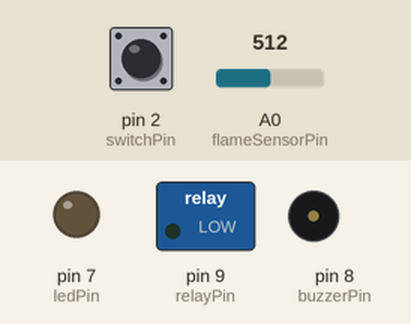
This sketch was run on a simulated Arduino Uno, built with avr-gcc and run on an emulated ATmega328P. Parts: switched loads named in the sketch (green lamp = pin HIGH), output pins drawn as LEDs (lit = HIGH), buzzer (waves = sounding, pin HIGH). The inputs (shaded band) are chosen by the test bench; at power-on: pin 2 (switchPin) HIGH, A0 (flameSensorPin) = 512. What the sketch prints to the serial monitor is not drawn.

Above: at 1.4 s.
1.5 s: pin 2 (switchPin) pulled LOW for 0.35 s
At 2.0 s:
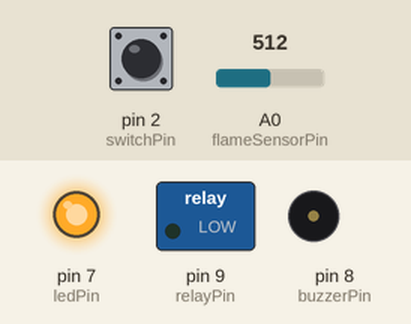
3.6 s: pin 2 (switchPin) pulled LOW for 3.2 s
At 8.2 s:
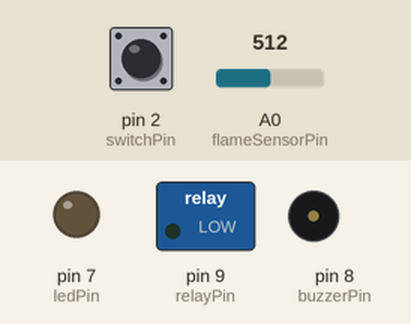
8.5 s: pin 2 (switchPin) driven LOW
At 9.9 s:
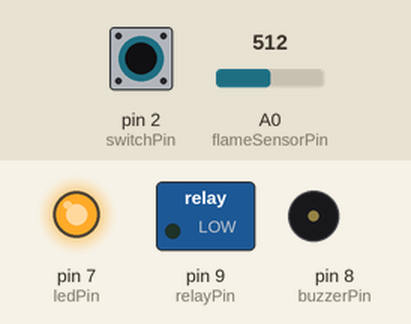
11.5 s: A0 (flameSensorPin) set to 110
14.5 s: A0 (flameSensorPin) set to 93
At 15.9 s:
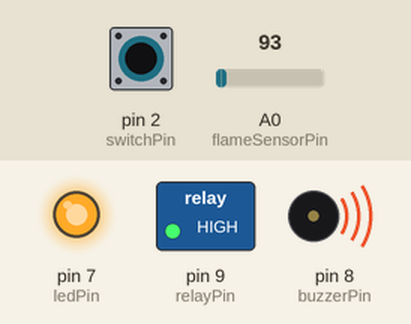
16.3 s: A0 (flameSensorPin) set to 122
At 17.2 s:
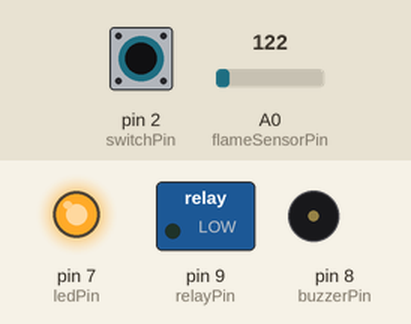
Timing chart, 0 to 18.8 s (numbered marks = the images above; inputs shaded):
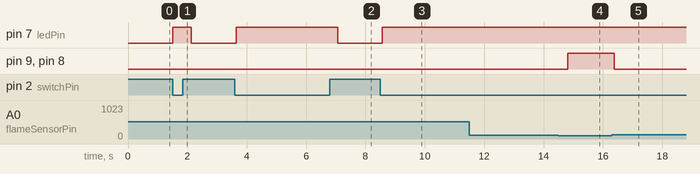

Measured:
- the behaviour switches between 100 and 99 on A0 (flameSensorPin) (found by bisection; images 3 and 4)
- after the input at 1.5 s, pin 7 (ledPin): LOW → HIGH at once, → LOW 0.62 s later
- after the input at 3.6 s, pin 7 (ledPin): LOW → HIGH at once, → LOW 3.4 s later
- after the input at 8.5 s, pin 7 (ledPin): LOW → HIGH after 0.07 s
- after the input at 11.5 s, every drawn part: stays the same
- after the input at 14.5 s, pin 9 (relayPin), pin 8 (buzzerPin): LOW → HIGH after 0.32 s
- after the input at 16.3 s, pin 9 (relayPin), pin 8 (buzzerPin): HIGH → LOW after 0.09 s

The sketch:

fire_alarm_extinguisher.ino
```cpp
// Fire Alarm & Extinguisher System - Full Version

// Pin Definitions
const int flameSensorPin = A0;   // Flame sensor (analog)
const int buzzerPin = 8;         // Buzzer
const int relayPin = 9;          // Relay to control water pump
const int ledPin = 7;            // Status LED
const int switchPin = 2;         // Slide switch

// Threshold for fire detection (adjust as needed)
const int flameThreshold = 100;

void setup() {
  // Setup pin modes
  pinMode(flameSensorPin, INPUT);
  pinMode(buzzerPin, OUTPUT);
  pinMode(relayPin, OUTPUT);
  pinMode(ledPin, OUTPUT);
  pinMode(switchPin, INPUT_PULLUP);  // Using internal pull-up resistor

  // Start serial monitor for debugging
  Serial.begin(9600);

  // Initial states
  digitalWrite(buzzerPin, LOW);
  digitalWrite(relayPin, LOW);
  digitalWrite(ledPin, LOW);

  Serial.println("Fire Alarm & Extinguisher System Initialized");
}

void loop() {
  // Check if system is switched ON
  bool systemOn = digitalRead(switchPin) == LOW;  // Slide switch pressed

  if (systemOn) {
    digitalWrite(ledPin, HIGH);  // Turn ON status LED
    int flameValue = analogRead(flameSensorPin);  // Read flame sensor value

    // Print value for monitoring
    Serial.print("Flame Sensor Value: ");
    Serial.println(flameValue);

    // Check if flame is detected
    if (flameValue < flameThreshold) {
      Serial.println("🔥 Flame detected! Activating alarm and water pump.");
      digitalWrite(buzzerPin, HIGH);
      digitalWrite(relayPin, HIGH);
    } else {
      Serial.println("✅ No flame detected. System in monitoring mode.");
      digitalWrite(buzzerPin, LOW);
      digitalWrite(relayPin, LOW);
    }

  } else {
    // System is turned off by slide switch
    Serial.println("🔌 System OFF (Slide switch)");
    digitalWrite(buzzerPin, LOW);
    digitalWrite(relayPin, LOW);
    digitalWrite(ledPin, LOW);
  }

  delay(300);  // Delay to avoid noise and reduce serial flooding
}
```
